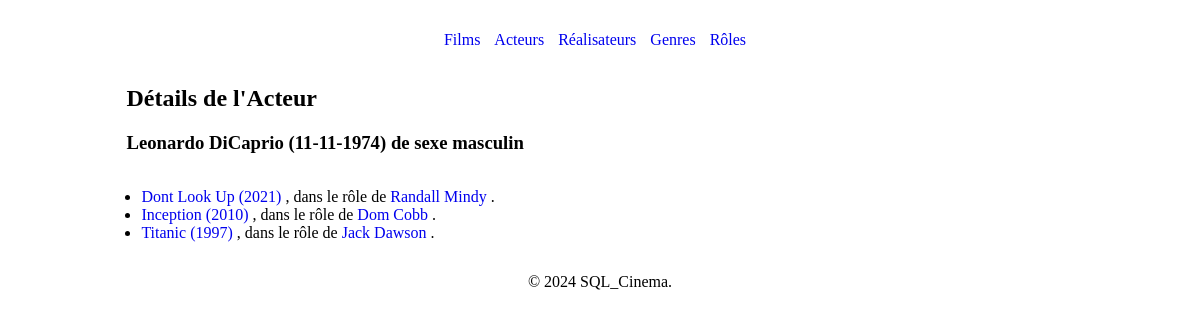
Screenshot of /index.php?action=detailActor&id=4 with the database file from the repository.
### tables this page shows
CREATE TABLE IF NOT EXISTS Personne (
    id_personne INT AUTO_INCREMENT PRIMARY KEY,
    prenom VARCHAR(50),
    nom VARCHAR(50),
    dateNaissance DATE,
    sexe CHAR(1),
    photo VARCHAR(255) DEFAULT 'photo.jpg'
);

CREATE TABLE IF NOT EXISTS Film (
    id_film INT AUTO_INCREMENT PRIMARY KEY,
    titre VARCHAR(255),
    annee_sortie INT,
    duree INT,
    synopsis TEXT,
    note INT,
    affiche VARCHAR(255) DEFAULT 'affiche.jpg',
    id_realisateur INT,
    FOREIGN KEY (id_realisateur) REFERENCES Realisateur(id_realisateur)
);

CREATE TABLE IF NOT EXISTS Role (
    id_role INT AUTO_INCREMENT PRIMARY KEY,
    personnage VARCHAR(50)
);

### controllers/ActorController.php (called while the page is built, shortened)
<?php
class ActorController
{
    public function detailsActor($actorId)
    {
        $pdo = Connect::Connection();
        $details = $pdo->prepare("
        SELECT r.id_role, f.id_film, p.prenom, p.nom, p.sexe, p.dateNaissance,f.titre, f.annee_sortie, r.personnage
        FROM Personne p
        INNER JOIN Acteur a ON p.id_personne = a.id_personne
        INNER JOIN Casting c ON a.id_acteur = c.id_acteur
        INNER JOIN Film f ON c.id_film = f.id_film
        INNER JOIN Role r ON c.id_role = r.id_role
        WHERE a.id_acteur = :id
        ORDER BY f.annee_sortie DESC
    ");
        $details->execute(['id' => $actorId]);
        $actorDetails = $details->fetchAll();
        require "views/actorDetailsView.php";
    }
}

### views/actorDetailsView.php (the view, shortened to what this page needs)
<h2>Détails de l'Acteur</h2>
<?php if (isset($actorDetails)) { ?>
<h3><?= $actorDetails[0]['prenom'] . ' ' . $actorDetails[0]['nom'] . ' (' .
     date('d-m-Y', strtotime($actorDetails[0]['dateNaissance'])) . ') de sexe ' .
      (($actorDetails[0]['sexe'] == 'M') ? 'masculin' : 'feminin') ?>
</h3>
<ul>
    <?php foreach ($actorDetails as $film) { ?>
    <li>
        <a href="index.php?action=detailFilm&id=<?= $film['id_film'] ?>">
              <?= $film['titre'] ?> (<?= $film['annee_sortie'] ?>) </a>, dans le rôle de
              <a href="index.php?action=detailRole&id=<?= $film['id_role']?>">
                <?= $film['personnage']?>
              </a>.</li>
    <?php } ?>
</ul>
<?php } ?>
<?php
require "views/template.php";
?>

### public/css/style.css (style rules this page uses)
a { text-decoration: none; }
ul { padding: 15px; }

### rows the page displays
personne: prenom "Leonardo", nom "DiCaprio", dateNaissance "11-11-1974", film.titre "Dont Look Up", film.annee_sortie "2021", role.personnage "Randall Mindy", film.titre "Inception", film.annee_sortie "2010", role.personnage "Dom Cobb", film.titre "Titanic", film.annee_sortie "1997", role.personnage "Jack Dawson"
